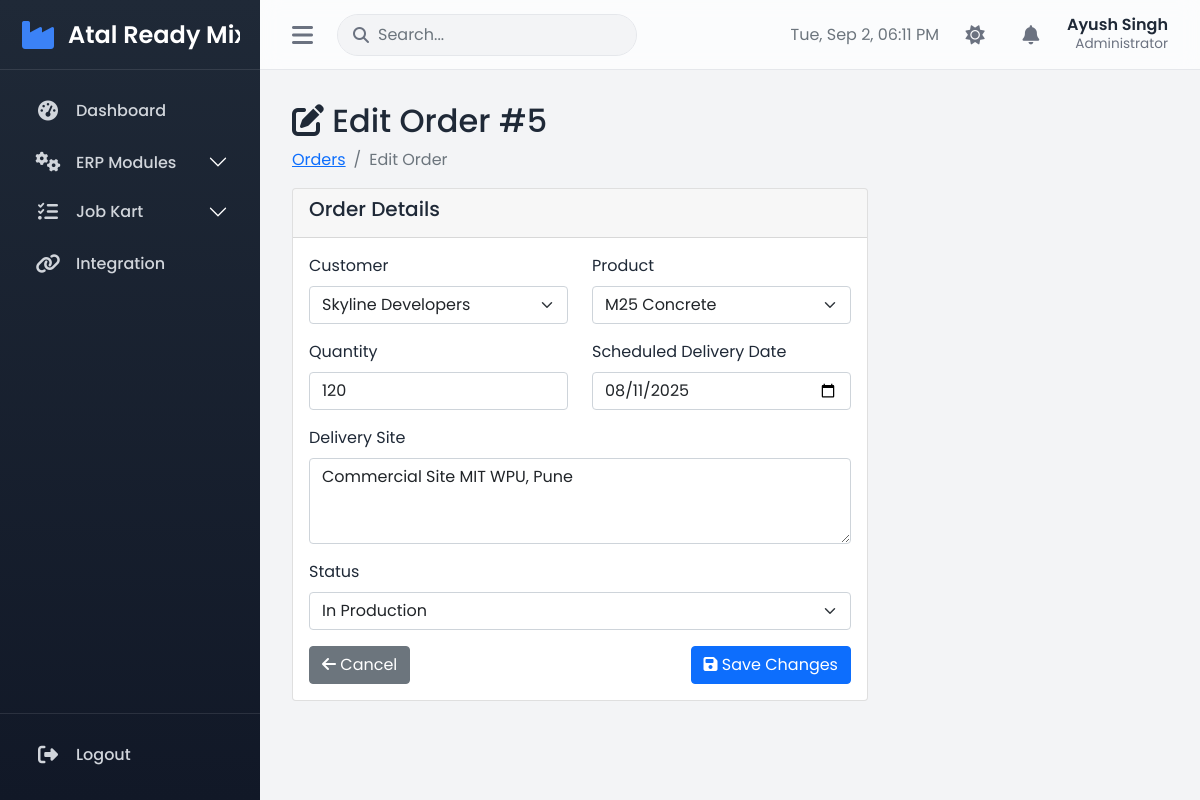
The page /erp/orders/edit/5 (signed in) on the database as committed earlier.
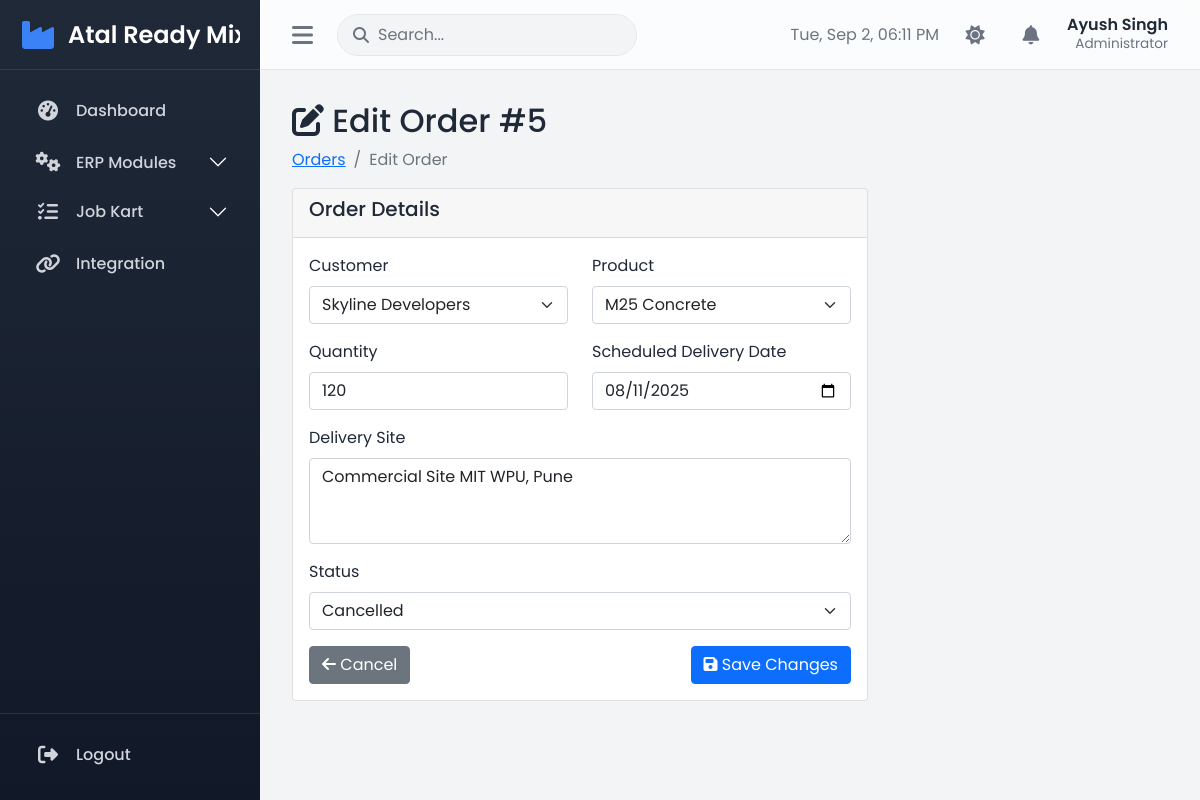
The same page on the database as committed later.
### tables this page shows
CREATE TABLE Orders (
    OrderID INTEGER PRIMARY KEY AUTOINCREMENT,
    CustomerID INTEGER,
    ProductID INTEGER,
    Quantity INTEGER,
    OrderDate DATE,
    DeliverySite TEXT,
    ScheduledDate DATE,
    Status TEXT,
    CreatedBy INTEGER,
    FOREIGN KEY (CustomerID) REFERENCES Customers(CustomerID),
    FOREIGN KEY (ProductID) REFERENCES Products(ProductID),
    FOREIGN KEY (CreatedBy) REFERENCES Users(UserID)
);

CREATE TABLE Customers (
    CustomerID INTEGER PRIMARY KEY AUTOINCREMENT,
    CustomerName TEXT,
    Address TEXT,
    Phone TEXT,
    Email TEXT
);

CREATE TABLE Products (
    ProductID INTEGER PRIMARY KEY AUTOINCREMENT,
    ProductName TEXT NOT NULL,
    Description TEXT,
    Unit TEXT,
    MixDesign TEXT
);

### app.py (the view, shortened to what this page needs)
@app.route('/erp/orders/edit/<int:order_id>', methods=['GET', 'POST'])
@login_required
def erp_edit_order(order_id):
    conn = get_db_connection()
    order = conn.execute('SELECT * FROM Orders WHERE OrderID = ?', (order_id,)).fetchone()
    customers = conn.execute('SELECT * FROM Customers ORDER BY CustomerName').fetchall()
    products = conn.execute('SELECT * FROM Products ORDER BY ProductName').fetchall()
    conn.close()
    return render_template('erp/edit_order.html', order=order, customers=customers, products=products)

### app.py (called while the page is built)
def get_db_connection():
    conn = sqlite3.connect(DATABASE, timeout=10)
    conn.row_factory = sqlite3.Row
    return conn

def login_required(f):
    @wraps(f)
    def decorated_function(*args, **kwargs):
        if 'user_id' not in session:
            return redirect(url_for('login'))
        return f(*args, **kwargs)
    return decorated_function

### templates/erp/edit_order.html (shortened to what this page needs)
{% extends "base.html" %}
{% block content %}
<div class="row">
    <div class="col-12">
        <h2><i class="fas fa-edit"></i> Edit Order #{{ order.OrderID }}</h2>
        <nav aria-label="breadcrumb">
            <ol class="breadcrumb">
                <li class="breadcrumb-item"><a href="{{ url_for('erp_orders') }}">Orders</a></li>
                <li class="breadcrumb-item active">Edit Order</li>
            </ol>
        </nav>
    </div>
</div>
<div class="row">
    <div class="col-md-8">
        <div class="card">
            <div class="card-header">
                <h5>Order Details</h5>
            </div>
            <div class="card-body">
                <form method="POST">
                    <div class="row">
                        <div class="col-md-6 mb-3">
                            <label for="customer_id" class="form-label">Customer</label>
                            <select class="form-select" name="customer_id" required>
                                {% for customer in customers %}
                                <option value="{{ customer.CustomerID }}" {% if customer.CustomerID == order.CustomerID %}selected{% endif %}>
                                    {{ customer.CustomerName }}
                                </option>
                                {% endfor %}
                            </select>
                        </div>
                        <div class="col-md-6 mb-3">
                            <label for="product_id" class="form-label">Product</label>
                            <select class="form-select" name="product_id" required>
                                {% for product in products %}
                                <option value="{{ product.ProductID }}" {% if product.ProductID == order.ProductID %}selected{% endif %}>
                                    {{ product.ProductName }}
                                </option>
                                {% endfor %}
                            </select>
                        </div>
                    </div>
                    <div class="row">
                        <div class="col-md-6 mb-3">
                            <label for="quantity" class="form-label">Quantity</label>
                            <input type="number" class="form-control" name="quantity" value="{{ order.Quantity }}" required>
                        </div>
                        <div class="col-md-6 mb-3">
                            <label for="scheduled_date" class="form-label">Scheduled Delivery Date</label>
                            <input type="date" class="form-control" name="scheduled_date" value="{{ order.ScheduledDate }}" required>
                        </div>
                    </div>
                    <div class="mb-3">
                        <label for="delivery_site" class="form-label">Delivery Site</label>
                        <textarea class="form-control" name="delivery_site" rows="3" required>{{ order.DeliverySite }}</textarea>
                    </div>
                    <div class="mb-3">
                        <label for="status" class="form-label">Status</label>
                        <select class="form-select" name="status" required>
                            {% set statuses = ['Pending', 'Confirmed', 'In Production', 'Delivered', 'Cancelled'] %}
                            {% for s in statuses %}
                            <option value="{{ s }}" {% if s == order.Status %}selected{% endif %}>{{ s }}</option>
                            {% endfor %}
                        </select>
                    </div>
                    <div class="d-flex justify-content-between">
                        <a href="{{ url_for('erp_orders') }}" class="btn btn-secondary">
                            <i class="fas fa-arrow-left"></i> Cancel
                        </a>
                        <button type="submit" class="btn btn-primary">
                            <i class="fas fa-save"></i> Save Changes
                        </button>
                    </div>
                </form>
            </div>
        </div>
    </div>
</div>
{% endblock %}

Rows that differ between the two databases and show on the page:
changed Orders "Commercial Site MIT WPU, Pune": status "In Production" → "Cancelled"
